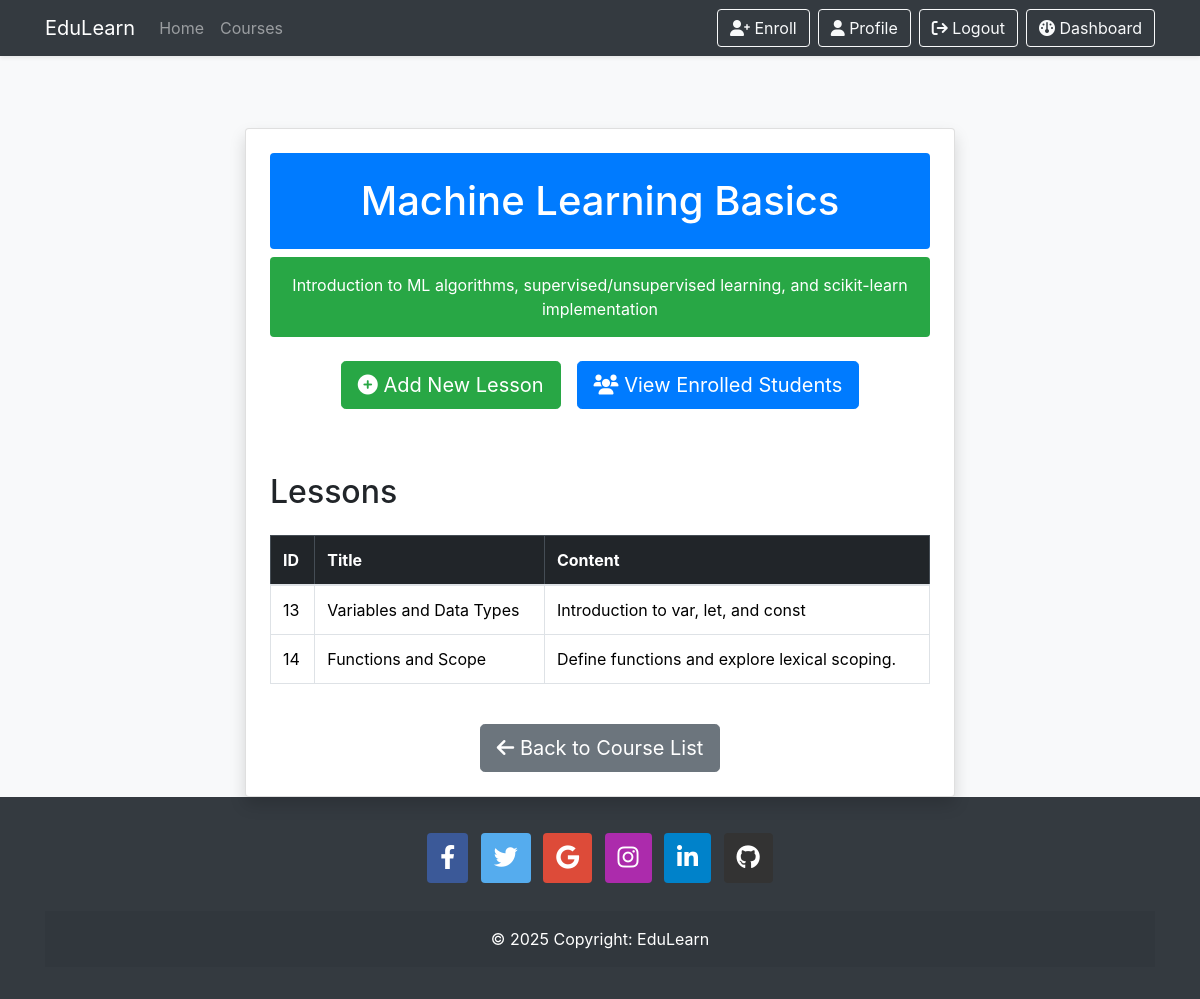
Page /courses/4/ (signed in) on the committed database.
### courses/models.py (models this page shows, shortened)
class Course(models.Model):
    title = models.CharField(max_length=200)
    description = models.TextField()
    duration = models.IntegerField(help_text="Duration in hours")
    thumbnail = models.ImageField(upload_to='course_thumbnails/', null=True, blank=True)
    created_at = models.DateTimeField(auto_now_add=True)

class Lesson(models.Model):
    course = models.ForeignKey(Course, on_delete=models.CASCADE, related_name='lessons')
    title = models.CharField(max_length=200)
    content = models.TextField()
    video_url = models.URLField(null=True, blank=True)
    completion_status = models.BooleanField(default=False)

### courses/views.py (the view)
# urls.py: path("courses/<int:course_id>/", views.course_detail, name="course_detail"),
@login_required
def course_detail(request, course_id):
    course = get_object_or_404(Course, id=course_id)
    lessons = course.lessons.all()
    student = Student.objects.filter(user=request.user).first()
    if student and course in student.enrolled_courses.all():
        completed_lessons = student.completed_lessons.filter(course=course)
    else:
        completed_lessons = []
    total_lessons = lessons.count()
    completed = len(completed_lessons)
    progress_percent = (completed / total_lessons) * 100 if total_lessons > 0 else 0
    return render(request, 'courses/course_detail.html', {
        'course': course,
        'lessons': lessons,
        'student': student,
        'completed_lessons': completed_lessons,
        'progress_percent': progress_percent,
    })

### templates/courses/course_detail.html (shortened to what this page needs)
{% extends 'base.html' %}
{% block content %}
  <div class="container mt-5">
    <div class="row justify-content-center">
      <div class="col-lg-8 col-md-10 col-sm-12">
        <div class="card shadow p-4">
          <h1 class="text-white text-center p-4 rounded" style="background-color: #007bff;">{{ course.title }}</h1>
          <p class="text-white text-center p-3 rounded mb-4" style="background-color: #28a745;">{{ course.description }}</p>
          <div class="d-flex justify-content-center mb-4">
            <div class="mb-3 mx-2">
              <a href="{% url 'add_lesson' course.id %}" class="btn btn-success btn-lg"><i class="fas fa-plus-circle"></i> Add New Lesson</a>
            </div>
            <div class="mb-3 mx-2">
              <a href="{% url 'view_enrolled_students' course.id %}" class="btn btn-primary btn-lg"><i class="fa-solid fa-users"></i> View Enrolled Students</a>
            </div>
          </div>
          <h2 class="mt-4">Lessons</h2>
          <div class="table-responsive mt-3">
            <table class="table table-bordered table-hover">
              <thead class="table-dark">
                <tr>
                  <th>ID</th>
                  <th>Title</th>
                  <th>Content</th>
                </tr>
              </thead>
              <tbody>
                {% for lesson in lessons %}
                  <tr>
                    <td>{{ lesson.id }}</td>
                    <td>
                      {{ lesson.title }}
                    </td>
                    <td>
                      {% with word_count=lesson.content|wordcount %}
                        {% if word_count > 6 %}
                          <span class="short-content" id="short-{{ lesson.id }}">{{ lesson.content|truncatewords:6 }}</span>
                          <span class="full-content d-none" id="full-{{ lesson.id }}">{{ lesson.content }}</span>
                          <br />
                          <button class="btn btn-link p-0" onclick="toggleContent({{ lesson.id }})" id="btn-{{ lesson.id }}">Read More</button>
                        {% else %}
                          {{ lesson.content }}
                        {% endif %}
                      {% endwith %}
                    </td>
                  </tr>
                {% endfor %}
              </tbody>
            </table>
          </div>
          <div class="mt-4 text-center">
            <a href="{% url 'course_list' %}" class="btn btn-secondary btn-lg"><i class="fas fa-arrow-left"></i> Back to Course List</a>
          </div>
        </div>
      </div>
    </div>
  </div>
{% endblock %}

### rows in the picture
Course: title "Machine Learning Basics", description "Introduction to ML algorithms, supervised/unsupervised learning, and scikit-learn implementation"
Lesson: id "13", title "Variables and Data Types", content "Introduction to var, let, and const"
Lesson: id "14", title "Functions and Scope", content "Define functions and explore lexical scoping."
